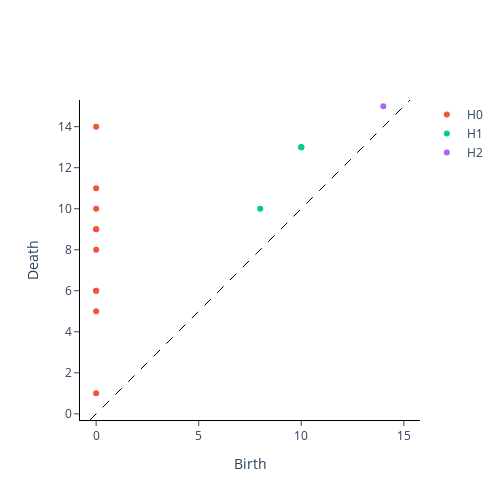

Notebook code for this chart:
### Code cell
vr_persistence = VietorisRipsPersistence(
        metric="precomputed",
        homology_dimensions=[0, 1, 2, 3],  # Compute H0 and H1
        collapse_edges=True  # Handle disconnected graphs
    )

diagrams = vr_persistence.fit_transform([adj_matrix])[0]
plot_diagram(diagrams)

### Figure 1 — Plotly figure (JSON) as saved in the notebook; plotly's stock layout.template omitted (floating-point values rounded to 4 significant figures)
{"data": [{"hoverinfo": "none", "line": {"color": "black", "dash": "dash", "width": 1}, "mode": "lines", "showlegend": false, "type": "scatter", "x": [-0.3, 15.3], "y": [-0.3, 15.3]}, {"hoverinfo": "text", "hovertext": ["(0.0, 1.0)", "(0.0, 5.0)", "(0.0, 6.0), multiplicity: 2", "(0.0, 6.0), multiplicity: 2", "(0.0, 8.0)", "(0.0, 9.0), multiplicity: 2", "(0.0, 9.0), multiplicity: 2", "(0.0, 10.0)", "(0.0, 11.0)", "(0.0, 14.0)"], "mode": "markers", "name": "H0", "type": "scatter", "x": [0, 0, 0, 0, 0, 0, 0, 0, 0, 0], "y": [1, 5, 6, 6, 8, 9, 9, 10, 11, 14]}, {"hoverinfo": "text", "hovertext": ["(10.0, 13.0), multiplicity: 3", "(10.0, 13.0), multiplicity: 3", "(10.0, 13.0), multiplicity: 3", "(8.0, 10.0)"], "mode": "markers", "name": "H1", "type": "scatter", "x": [10, 10, 10, 8], "y": [13, 13, 13, 10]}, {"hoverinfo": "text", "hovertext": ["(14.0, 15.0)"], "mode": "markers", "name": "H2", "type": "scatter", "x": [14], "y": [15]}, {"hoverinfo": "text", "hovertext": [], "mode": "markers", "name": "H3", "type": "scatter", "x": [], "y": []}], "layout": {"height": 500, "plot_bgcolor": "white", "width": 500, "xaxis": {"autorange": false, "exponentformat": "e", "linecolor": "black", "linewidth": 1, "mirror": false, "range": [-0.3, 15.3], "showexponent": "all", "showline": true, "side": "bottom", "ticks": "outside", "title": {"text": "Birth"}, "type": "linear", "zeroline": true}, "yaxis": {"autorange": false, "exponentformat": "e", "linecolor": "black", "linewidth": 1, "mirror": false, "range": [-0.3, 15.3], "scaleanchor": "x", "scaleratio": 1, "showexponent": "all", "showline": true, "side": "left", "ticks": "outside", "title": {"text": "Death"}, "type": "linear", "zeroline": true}}}
